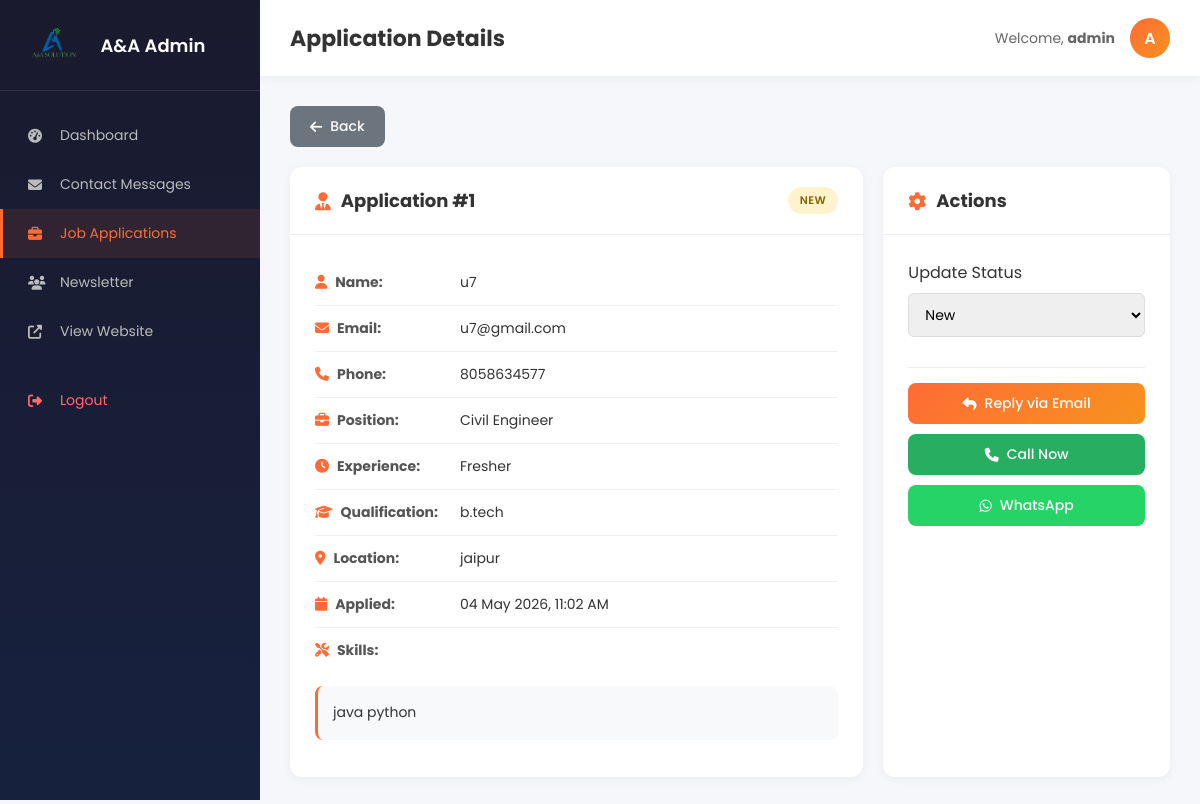
Screenshot of /admin/application/1 (signed in) with the database file from the repository.
### app.py (models this page shows)
class HiringApplication(db.Model):
    __tablename__ = 'hiring_applications'
    id = db.Column(db.Integer, primary_key=True)
    full_name = db.Column(db.String(100), nullable=False)
    email = db.Column(db.String(120), nullable=False)
    phone = db.Column(db.String(20), nullable=False)
    position = db.Column(db.String(100), nullable=False)
    experience = db.Column(db.String(50), nullable=False)
    qualification = db.Column(db.String(100), nullable=False)
    current_location = db.Column(db.String(100), nullable=False)
    skills = db.Column(db.Text, nullable=False)
    cover_letter = db.Column(db.Text)
    status = db.Column(db.String(20), default='new')  # new, reviewed, shortlisted, rejected
    created_at = db.Column(db.DateTime, default=datetime.utcnow)

### app.py (the view)
@app.route('/admin/application/<int:id>')
@login_required
def admin_application_detail(id):
    application = HiringApplication.query.get_or_404(id)
    if application.status == 'new':
        application.status = 'reviewed'
        db.session.commit()
    return render_template('admin/application_detail.html', application=application)

### app.py (called while the page is built)
def login_required(f):
    @wraps(f)
    def decorated_function(*args, **kwargs):
        if 'admin_id' not in session:
            flash('Please login to access admin panel', 'error')
            return redirect(url_for('admin_login'))
        return f(*args, **kwargs)
    return decorated_function

@app.context_processor
def inject_globals():
    return {
        'current_year': datetime.now().year,
        'company_name': 'A&A Solution'
    }

### templates/admin/application_detail.html (shortened to what this page needs)
{% extends 'admin/base.html' %}
{% block heading %}Application Details{% endblock %}
{% block content %}
<div class="back-btn-wrap">
    <a href="{{ url_for('admin_applications') }}" class="btn btn-secondary">
        <i class="fas fa-arrow-left"></i> Back
    </a>
</div>
<div class="detail-grid">
    <div class="card">
        <div class="card-header">
            <h2><i class="fas fa-user-tie"></i> Application #{{ application.id }}</h2>
            <span class="badge badge-{{ application.status }}">{{ application.status|upper }}</span>
        </div>
        <div class="card-body">
            <div class="detail-row"><strong><i class="fas fa-user"></i> Name:</strong><span>{{ application.full_name }}</span></div>
            <div class="detail-row"><strong><i class="fas fa-envelope"></i> Email:</strong><span><a href="mailto:{{ application.email }}">{{ application.email }}</a></span></div>
            <div class="detail-row"><strong><i class="fas fa-phone"></i> Phone:</strong><span><a href="tel:{{ application.phone }}">{{ application.phone }}</a></span></div>
            <div class="detail-row"><strong><i class="fas fa-briefcase"></i> Position:</strong><span>{{ application.position }}</span></div>
            <div class="detail-row"><strong><i class="fas fa-clock"></i> Experience:</strong><span>{{ application.experience }}</span></div>
            <div class="detail-row"><strong><i class="fas fa-graduation-cap"></i> Qualification:</strong><span>{{ application.qualification }}</span></div>
            <div class="detail-row"><strong><i class="fas fa-map-marker-alt"></i> Location:</strong><span>{{ application.current_location }}</span></div>
            <div class="detail-row"><strong><i class="fas fa-calendar"></i> Applied:</strong><span>{{ application.created_at.strftime('%d %B %Y, %I:%M %p') }}</span></div>
            <div class="detail-row message-block">
                <strong><i class="fas fa-tools"></i> Skills:</strong>
                <p>{{ application.skills }}</p>
            </div>
        </div>
    </div>
    <div class="card">
        <div class="card-header"><h2><i class="fas fa-cog"></i> Actions</h2></div>
        <div class="card-body">
            <form method="POST" action="{{ url_for('admin_application_status', id=application.id) }}">
                <label>Update Status</label>
                <select name="status" onchange="this.form.submit()" class="form-select">
                    <option value="new" {% if application.status == 'new' %}selected{% endif %}>New</option>
                </select>
            </form>
            <hr>
            <a href="mailto:{{ application.email }}?subject=Re: Application for {{ application.position }}" class="btn btn-primary btn-block">
                <i class="fas fa-reply"></i> Reply via Email
            </a>
            <a href="tel:{{ application.phone }}" class="btn btn-success btn-block">
                <i class="fas fa-phone"></i> Call Now
            </a>
            <a href="https://wa.me/{{ application.phone|replace('+','')|replace(' ','')|replace('-','') }}"
               target="_blank" class="btn btn-whatsapp btn-block">
                <i class="fab fa-whatsapp"></i> WhatsApp
            </a>
        </div>
    </div>
</div>
{% endblock %}

### templates/admin/base.html (shortened to what this page needs)
<!DOCTYPE html>
<html lang="en">
<head>
    <link rel="stylesheet" href="https://cdnjs.cloudflare.com/ajax/libs/font-awesome/6.4.0/css/all.min.css">
    <link rel="stylesheet" href="{{ url_for('static', filename='css/admin.css') }}">
</head>
<body>
    <aside class="sidebar" id="sidebar">
        <div class="sidebar-header">
            <img src="{{ url_for('static', filename='images/logo.png') }}" alt="A&A" style="height: 40px;">
            <h2>A&A Admin</h2>
        </div>
        <nav class="sidebar-nav">
            <a href="{{ url_for('admin_dashboard') }}" class="{% if request.endpoint == 'admin_dashboard' %}active{% endif %}">
                <i class="fas fa-tachometer-alt"></i> Dashboard
            </a>
            <a href="{{ url_for('admin_contacts') }}" class="{% if 'contact' in request.endpoint %}active{% endif %}">
                <i class="fas fa-envelope"></i> Contact Messages
            </a>
            <a href="{{ url_for('admin_applications') }}" class="{% if 'application' in request.endpoint %}active{% endif %}">
                <i class="fas fa-briefcase"></i> Job Applications
            </a>
            <a href="{{ url_for('admin_subscribers') }}" class="{% if 'subscriber' in request.endpoint %}active{% endif %}">
                <i class="fas fa-users"></i> Newsletter
            </a>
            <a href="{{ url_for('index') }}" target="_blank">
                <i class="fas fa-external-link-alt"></i> View Website
            </a>
            <a href="{{ url_for('admin_logout') }}" class="logout">
                <i class="fas fa-sign-out-alt"></i> Logout
            </a>
        </nav>
    </aside>
    <div class="main-content">
        <header class="top-header">
            <h1>{% block heading %}Dashboard{% endblock %}</h1>
            <div class="header-right">
                <span class="welcome">Welcome, <strong>{{ session.admin_username }}</strong></span>
                <div class="avatar">{{ session.admin_username[0].upper() }}</div>
            </div>
        </header>
        <main class="content">
            {% block content %}{% endblock %}
        </main>
    </div>
</body>
</html>

### static/css/admin.css (style rules this page uses)
* { margin: 0; padding: 0; box-sizing: border-box; }
body { font-family: 'Poppins', sans-serif; background: #f5f7fa; color: #333; }
a { text-decoration: none; color: inherit; }
.sidebar { position: fixed; top: 0; left: 0; width: 260px; height: 100vh; background: linear-gradient(180deg, #1a1a2e 0%, #16213e 100%); color: white; z-index: 1000; overflow-y: auto; transition: transform 0.3s; }
.sidebar-header { padding: 25px 20px; border-bottom: 1px solid rgba(255,255,255,0.1); display: flex; align-items: center; gap: 12px; }
.sidebar-header h2 { font-size: 18px; font-weight: 600; }
.sidebar-nav { padding: 20px 0; }
.sidebar-nav a { display: flex; align-items: center; gap: 12px; padding: 14px 25px; color: #bbb; transition: 0.3s; border-left: 3px solid transparent; font-size: 14px; }
.sidebar-nav a:hover, .sidebar-nav a.active { background: rgba(255,107,53,0.1); color: #FF6B35; border-left-color: #FF6B35; }
.sidebar-nav a.logout { margin-top: 20px; color: #ff6b6b; }
.sidebar-nav a i { width: 20px; }
.main-content { margin-left: 260px; min-height: 100vh; }
.top-header { background: white; padding: 18px 30px; box-shadow: 0 2px 10px rgba(0,0,0,0.05); display: flex; justify-content: space-between; align-items: center; }
.top-header h1 { font-size: 22px; color: #333; }
.header-right { display: flex; align-items: center; gap: 15px; }
.welcome { font-size: 14px; color: #666; }
.avatar { width: 40px; height: 40px; background: linear-gradient(135deg, #FF6B35, #F7931E); color: white; border-radius: 50%; display: flex; align-items: center; justify-content: center; font-weight: 600; }
.content { padding: 30px; }
.card { background: white; border-radius: 12px; box-shadow: 0 2px 10px rgba(0,0,0,0.05); margin-bottom: 25px; overflow: hidden; }
.card-header { padding: 20px 25px; border-bottom: 1px solid #eee; display: flex; justify-content: space-between; align-items: center; flex-wrap: wrap; gap: 10px; }
.card-header h2 { font-size: 18px; color: #333; display: flex; align-items: center; gap: 10px; }
.card-header i { color: #FF6B35; }
.card-body { padding: 25px; }
.badge { padding: 5px 12px; border-radius: 20px; font-size: 11px; font-weight: 600; letter-spacing: 0.5px; }
.badge-new { background: #fff3cd; color: #856404; }
.btn { display: inline-flex; align-items: center; gap: 8px; padding: 10px 20px; border-radius: 8px; font-weight: 500; cursor: pointer; border: none; font-size: 14px; font-family: inherit; transition: 0.3s; text-decoration: none; }
.btn-primary { background: linear-gradient(135deg, #FF6B35, #F7931E); color: white; }
.btn-secondary { background: #6c757d; color: white; }
.btn-success { background: #27ae60; color: white; }
.btn-whatsapp { background: #25D366; color: white; }
.btn-block { width: 100%; justify-content: center; margin-bottom: 10px; }
.filter-form input, .filter-form select, .form-select { padding: 8px 12px; border: 1px solid #ddd; border-radius: 6px; font-family: inherit; font-size: 14px; }
.form-select { width: 100%; margin-top: 8px; margin-bottom: 15px; padding: 10px 12px; }
.back-btn-wrap { margin-bottom: 20px; }
.detail-grid { display: grid; grid-template-columns: 2fr 1fr; gap: 20px; }
.detail-row { display: flex; gap: 15px; padding: 12px 0; border-bottom: 1px solid #f0f0f0; font-size: 14px; }
.detail-row:last-child { border-bottom: none; }
.detail-row strong { min-width: 130px; color: #555; }
.detail-row strong i { color: #FF6B35; margin-right: 5px; }
.detail-row.message-block { flex-direction: column; }
.detail-row.message-block p { background: #f8f9fa; padding: 15px; border-radius: 8px; margin-top: 10px; line-height: 1.7; border-left: 3px solid #FF6B35; }
hr { border: none; border-top: 1px solid #eee; margin: 15px 0; }

### rows the page displays
HiringApplication: id "1", status "NEW", full_name "u7", email "u7@gmail.com", phone "8058634577", position "Civil Engineer", experience "Fresher", qualification "b.tech", current_location "jaipur", created_at "04 May 2026, 11:02 AM", skills "java python", status "New"

### other values shown
{{ session.admin_username }} "admin"
{{ session.admin_username[0].upper() }} "A"
